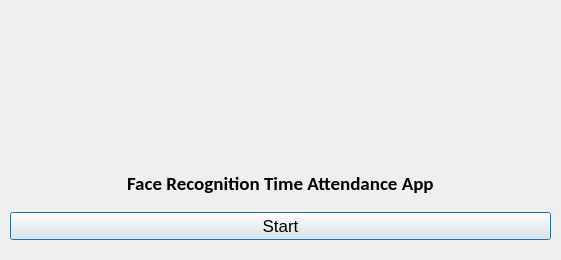
<?xml version="1.0" encoding="UTF-8"?>
<ui version="4.0">
 <class>Dialog</class>
 <widget class="QDialog" name="Dialog">
  <property name="geometry">
   <rect>
    <x>0</x>
    <y>0</y>
    <width>561</width>
    <height>260</height>
   </rect>
  </property>
  <property name="maximumSize">
   <size>
    <width>800</width>
    <height>680</height>
   </size>
  </property>
  <property name="windowTitle">
   <string>Face Recognition Time Attendance App</string>
  </property>
  <property name="windowIcon">
   <iconset>
    <normaloff>icon.png</normaloff>icon.png</iconset>
  </property>
  <widget class="QLabel" name="logolabel">
   <property name="geometry">
    <rect>
     <x>0</x>
     <y>0</y>
     <width>561</width>
     <height>151</height>
    </rect>
   </property>
   <property name="text">
    <string/>
   </property>
   <property name="pixmap">
    <pixmap>logo.png</pixmap>
   </property>
  </widget>
  <widget class="QWidget" name="verticalLayoutWidget">
   <property name="geometry">
    <rect>
     <x>10</x>
     <y>160</y>
     <width>541</width>
     <height>80</height>
    </rect>
   </property>
   <layout class="QVBoxLayout" name="verticalLayout">
    <item>
     <layout class="QHBoxLayout" name="horizontalLayout">
      <item alignment="Qt::AlignHCenter">
       <widget class="QLabel" name="filelabel">
        <property name="font">
         <font>
          <family>Calibri</family>
          <pointsize>14</pointsize>
          <weight>75</weight>
          <bold>true</bold>
         </font>
        </property>
        <property name="text">
         <string>Face Recognition Time Attendance App</string>
        </property>
       </widget>
      </item>
     </layout>
    </item>
    <item>
     <widget class="QPushButton" name="runButton">
      <property name="font">
       <font>
        <family>Arial</family>
        <pointsize>13</pointsize>
       </font>
      </property>
      <property name="text">
       <string>Start</string>
      </property>
     </widget>
    </item>
   </layout>
  </widget>
 </widget>
 <resources>
  <include location="resource.qrc"/>
 </resources>
 <connections/>
</ui>
